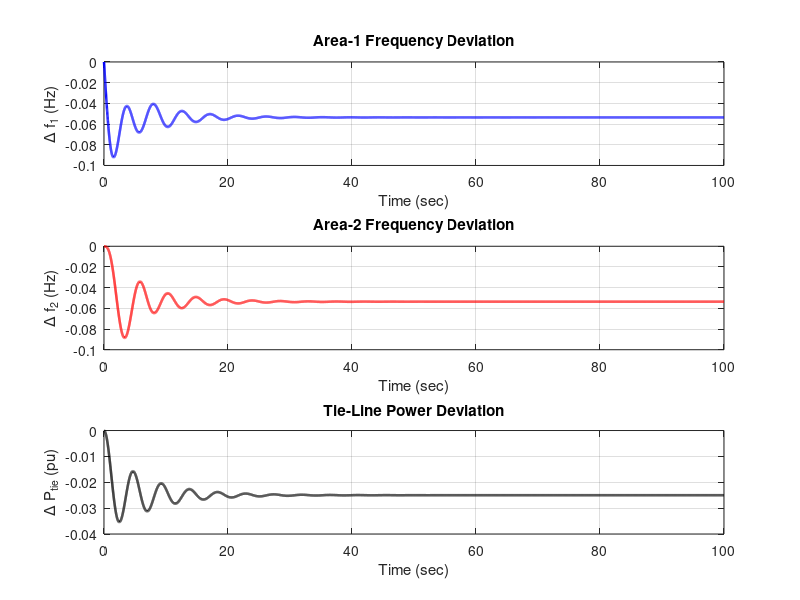

This figure's MATLAB source: (Note: this script raises an error after producing the figure.)
clc;
clear;
close all;

%% =========================================================
% TWO-AREA LOAD FREQUENCY CONTROL
% Primary Governor Control
% Reference frequency = 50 Hz
%% =========================================================

%% AREA-1 PARAMETERS

Tg1 = 0.2;          % Governor time constant (sec)
Tt1 = 1.0;          % Turbine time constant (sec)
Tp1 = 10;           % Power-system time constant (sec)
Kp1 = 20;           % Power-system gain
R1  = 2.4;           % Speed regulation

%% AREA-2 PARAMETERS

Tg2 = 0.2;
Tt2 = 1.0;
Tp2 = 10;
Kp2 = 20;
R2  = 2.4;

%% TIE-LINE COEFFICIENT

T12 = 0.05;

%% LOAD DISTURBANCE

DeltaPL1 = 0.05;    % 0.05 pu load increase in Area-1
DeltaPL2 = 0;       % No disturbance in Area-2

%% SIMULATION TIME

t = 0:0.01:100;

%% =========================================================
% STATE VARIABLES
%
% x1 = Delta f1
% x2 = Governor output Area-1
% x3 = Turbine output Area-1
% x4 = Delta f2
% x5 = Governor output Area-2
% x6 = Turbine output Area-2
% x7 = Delta Ptie
%% =========================================================

A = zeros(7,7);
B = zeros(7,2);

%% =========================================================
% AREA-1
%% =========================================================

% Frequency dynamics
A(1,1) = -1/Tp1;
A(1,3) =  Kp1/Tp1;
A(1,7) = -Kp1/Tp1;

% Governor
A(2,1) = -1/(R1*Tg1);
A(2,2) = -1/Tg1;

% Turbine
A(3,2) = 1/Tt1;
A(3,3) = -1/Tt1;

%% =========================================================
% AREA-2
%% =========================================================

% Frequency dynamics
A(4,4) = -1/Tp2;
A(4,6) =  Kp2/Tp2;
A(4,7) =  Kp2/Tp2;

% Governor
A(5,4) = -1/(R2*Tg2);
A(5,5) = -1/Tg2;

% Turbine
A(6,5) = 1/Tt2;
A(6,6) = -1/Tt2;

%% =========================================================
% TIE-LINE
%
% Delta Ptie = (2*pi*T12/s)(Delta f1 - Delta f2)
%% =========================================================

A(7,1) =  2*pi*T12;
A(7,4) = -2*pi*T12;

%% =========================================================
% LOAD DISTURBANCES
%% =========================================================

B(1,1) = -Kp1/Tp1;
B(4,2) = -Kp2/Tp2;

%% =========================================================
% OUTPUTS
%
% y1 = Delta f1
% y2 = Delta f2
% y3 = Delta Ptie
%% =========================================================

C = zeros(3,7);

C(1,1) = 1;
C(2,4) = 1;
C(3,7) = 1;

D = zeros(3,2);

%% =========================================================
% STATE SPACE MODEL
%% =========================================================

sys = ss(A,B,C,D);

%% =========================================================
% INPUT
%% =========================================================

u = zeros(length(t),2);

% Load increase in Area-1
u(:,1) = DeltaPL1;

% No load disturbance in Area-2
u(:,2) = DeltaPL2;

%% =========================================================
% SIMULATION
%% =========================================================

[y,x] = lsim(sys,u,t);

Delta_f1   = y(:,1);
Delta_f2   = y(:,2);
Delta_Ptie = y(:,3);

%% =========================================================
% ACTUAL FREQUENCY
%% =========================================================

f0 = 50;        % Indian grid reference frequency

f1 = f0 + Delta_f1;
f2 = f0 + Delta_f2;

%% =========================================================
% PLOT FREQUENCY DEVIATION
%% =========================================================

figure('Color','w');

subplot(3,1,1)

plot(t,Delta_f1,'b','LineWidth',1.8);
grid on;

xlabel('Time (sec)');
ylabel('\Delta f_1 (Hz)');
title('Area-1 Frequency Deviation');

subplot(3,1,2)

plot(t,Delta_f2,'r','LineWidth',1.8);
grid on;

xlabel('Time (sec)');
ylabel('\Delta f_2 (Hz)');
title('Area-2 Frequency Deviation');

subplot(3,1,3)

plot(t,Delta_Ptie,'k','LineWidth',1.8);
grid on;

xlabel('Time (sec)');
ylabel('\Delta P_{tie} (pu)');
title('Tie-Line Power Deviation');

sgtitle('Two-Area Load Frequency Control');

%% =========================================================
% ACTUAL FREQUENCY PLOT
%% =========================================================

figure('Color','w');

plot(t,f1,'b','LineWidth',1.8);
hold on;

plot(t,f2,'r','LineWidth',1.8);

yline(50,'k--','50 Hz');
yline(49.90,'k:','49.90 Hz');
yline(50.05,'k:','50.05 Hz');

grid on;

xlabel('Time (sec)');
ylabel('Frequency (Hz)');

title('Indian Grid Frequency Response');

legend('Area-1','Area-2','Reference','Lower Limit','Upper Limit');

ylim([49.85 50.10]);

%% =========================================================
% FINAL RESULTS
%% =========================================================

fprintf('\n============================================\n');
fprintf(' TWO-AREA LFC RESULTS\n');
fprintf('============================================\n');

fprintf('Final Delta f1 = %.6f Hz\n',Delta_f1(end));
fprintf('Final Delta f2 = %.6f Hz\n',Delta_f2(end));
fprintf('Final Delta Ptie = %.6f pu\n',Delta_Ptie(end));

fprintf('\nFinal Area-1 Frequency = %.6f Hz\n',f1(end));
fprintf('Final Area-2 Frequency = %.6f Hz\n',f2(end));

fprintf('Minimum Area-1 Frequency = %.6f Hz\n',min(f1));
fprintf('Minimum Area-2 Frequency = %.6f Hz\n',min(f2));

fprintf('============================================\n');

%% =========================================================
% SYSTEM POLES
%% =========================================================

disp('System poles:');
pole(sys)

%% =========================================================
% POLE-ZERO MAP
%% =========================================================

figure;
pzmap(sys);
grid on;
title('Pole-Zero Map - Two Area LFC');

%% =========================================================
% BODE PLOT
%% =========================================================

figure;
bode(sys(1,1));
grid on;
title('Bode Plot - Area-1');

%% =========================================================
% ROOT LOCUS
%% =========================================================

figure;
rlocus(sys(1,1));
grid on;
title('Root Locus - Area-1');
